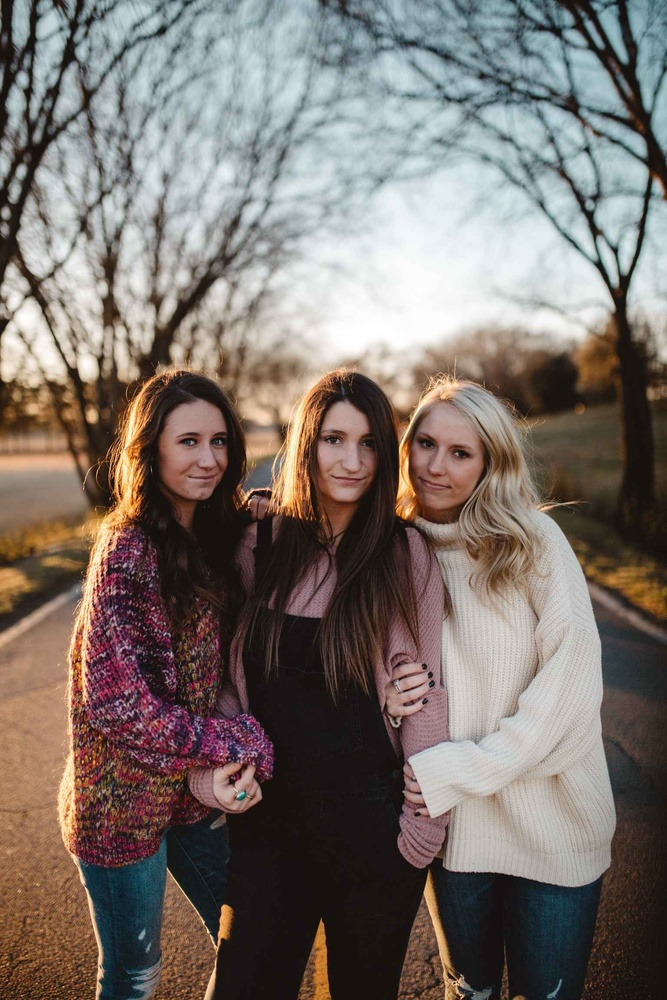
#> input picture ASG4/Assignment4_pic2.jpg, 667 x 1000 px, shrunk from 1536 x 2304 before the run, found by its file name
$ jupyter execute --allow-errors Assignment4.ipynb
#> lines starting #> are read from the running program, lines starting #| are printed output that depends on the picture; after the words box and inside, x2 and y2 are one past the last pixel; in counts of white or black regions, pixels touching at a corner belong together
# Assignment 4 Ian Feekes

The contents of this notebook function as the submission for Ian Feekes  (ifeekes@sandiego.edu) 916-333-9381. If this submission does not meet the expectations or requirements, please feel free to contact me and I will gratefully and expediently make necessary adjustments.

## Part 1- Feature extraction

### Initial Configuration and Exploration

[cell 1]
import cv2
import matplotlib.pyplot as plt
import numpy as np
import imutils
from google.colab.patches import cv2_imshow
from IPython.display import display, Javascript
from google.colab.output import eval_js
from base64 import b64decode

[cell 2]
from google.colab import drive
drive.mount('/content/drive', force_remount=True)

#> (a cell that did not finish here is left out)

### 1.a) SIFT

[cell 4]
#a- SIFT
sift = cv2.xfeatures2d.SIFT_create()
# Find detect and compute function and apply it on top of sift
#> (the rest of this cell did not finish here and is left out)

#### Sift Output Analysis

Scale Invariant Feature Transform (SIFT), extracts keypoints and computes its descriptors to extract distinct invariant features from an image.
```
original_keypoints, original_descriptor = sift.detectAndCompute( img_gray, None)
```
In the above call performed by the above cell, the keypoints are found for the entire grayscale image. These keypoint structures, which are the first return value of the function, contain meaningful data such as coordinates, meaningful neighborhood size, and an orientation angle.
```
result1 = cv2.drawKeypoints(img_rgb, original_keypoints, keypoints_with_size,
   flags = cv2.DRAW_MATCHES_FLAGS_DRAW_RICH_KEYPOINTS)
```
The above call to draw keypoints draws small circles on keypoint locations denoting their coordinates and meaningful neighborhood size.This is shown in the first image, on the left from the cell's output.
```
result2 = cv2.drawKeypoints(img_rgb, original_keypoints,keypoints_without_size, color = (0, 255, 0))
```
The avove call to draw keypoints draws keypoints simply with the output of SIFT keypoint localization - showing the keypoints directly on the image without orientation nor neighborhood.

### 1.b) FAST

[cell 5]
# b- FAST
fast = cv2.FastFeatureDetector_create()
# Find detect and compute function and apply it on top of fast
#> (the rest of this cell did not finish here and is left out)

#### FAST Output Analysis

Features from Accelerated Segment Test (FAST) was built to accomodate feature detection applications that need to optimize performance, particularly for corner detection.

The algorithm essentially looks at adjacent pixels for thresholding a given pixel if it has a certain number of neighbors with high contrast (whether this is lower or higher pixel values). The algorithm will determine that a pixel is a 'corner' if it has 'n' neighbors which meet contrasting from the given pixel by a certain threshold.

The difference between the picture on the left and the picture on the right, is that the picture on the right is set without non-maximal suppression, where fast.detect is called after the below line of code:
```
fast.setNonmaxSuppression(False)

```
Non-maximal suppression is a problem with FAST wherein multiple physically-adjacent interest points are captured, reducing the value of given keypoints. This is essentially where if there are two adjacent keypoints that are captured, their cumulative contrast with the adjacent 16 pixels are captured, and the one with smaller cumulative contrast is then discarded.

This is why the picture on the right without non-maximal suppression, appears to be full of keypoints to the point where you can't make out her eyes nor hair.

### 1.c) ORB

[cell 6]
# c- ORB
orb = cv2.ORB_create()
#> (the rest of this cell did not finish here and is left out)

#### ORB Output Analysis

Oriented FAST and Rotated BRIEF is very popular for its robustness and resistance to noise distortion. It essentially uses FAST (above) to detect keypoints, and then uses BRIEF to find corners and filter the keypoints based on these results.

Here, the image on the right with the original keypoints showing only their coordinates without their meaningful neighborhood size nor orientations. The result on the left which has the RICH_KEYPOINTS flag enabled, shows their orientation and neighborhood sizes, similar to the FAST output.

### 1.d) Finding the Matching Points

[cell 7]
#d- Finding the matching points
brute_force = cv2.BFMatcher(cv2.NORM_HAMMING, crossCheck = True)
#> (the rest of this cell did not finish here and is left out)

#### Matching Point Output Analysis

In the above cell, we declare a brute force matcher to detect keypoints between images with the NORM_HAMMING distance being used between points.
```
matches = brute_force.match(original_descriptor, query_descriptor)
```
In the line of code above, these matches are calculated by the brute force matcher object between keypoints computed in ORB above for the rgb and grayscale images
```
original_keypoints, original_descriptor = orb.detectAndCompute(img_rgb, None)
query_keypoints, query_descriptor = orb.detectAndCompute(img_gray, None)
```
The matches are then sorted and then displayed by the cv2 drawMatches call, wherein lines are drawn between the keypoints in both of the images to indicate the computed matches.

The purpose of matching these points can be used in object classification/identification models when dealing with objects that are scaled and oriented differently. While the above example only shows the keypoints computed between the same image, just with different color values, this very same application can be used for identifying keypoint mappings for finding a desired object in images like below:

## Part 2- Face recognition

[cell 8]
face_cascade = cv2.CascadeClassifier("/content/drive/MyDrive/Colab Notebooks/Image_Processing/ASG4/haarcascade_frontalface_default.xml")
eye_cascade = cv2.CascadeClassifier("/content/drive/MyDrive/Colab Notebooks/Image_Processing/ASG4/haarcascade_eye.xml")

img2Path = "/content/drive/MyDrive/Colab Notebooks/Image_Processing/ASG4/Assignment4_pic2.jpg"

img = cv2.imread(img2Path)
#> img is the input picture: shape (1000, 667, 3); mean B, G, R 106.5, 112.6, 122.2
gray = cv2.imread(img2Path, cv2.IMREAD_GRAYSCALE)
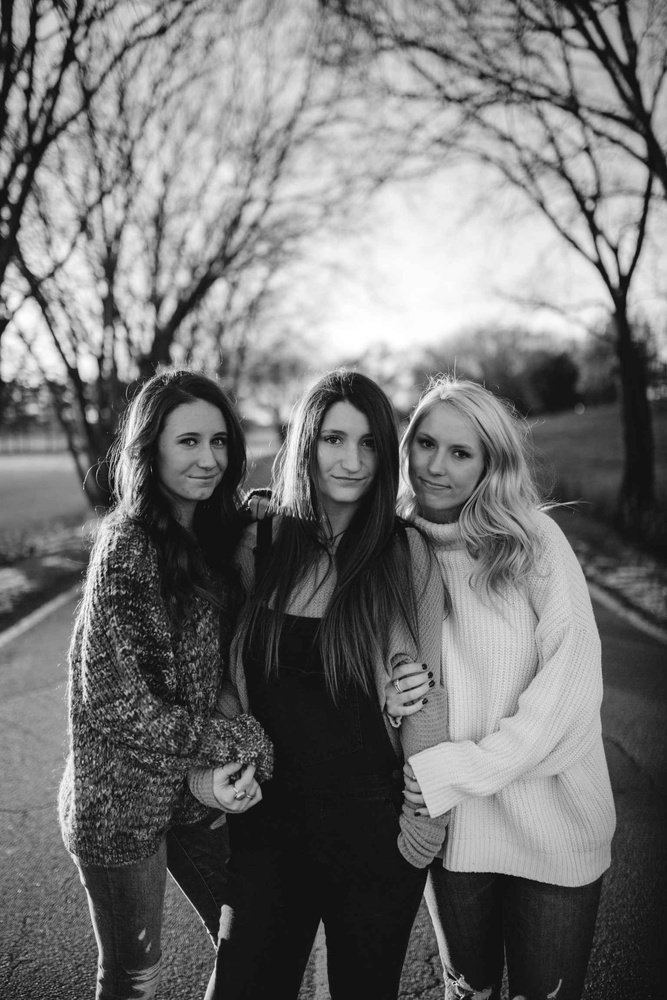
#> gray: shape (1000, 667); min 4, max 255, mean 114.8

faces = face_cascade.detectMultiScale(gray, 1.3, 5)
#> faces = [[155, 406, 90, 90], [398, 416, 90, 90], [303, 406, 94, 94]]

for (x,y,w,h) in faces:
    img1 = cv2.rectangle(img,(x, y),(x + w, y + h),(255,255,0),2)
    roi_gray = gray[y: y + h, x: x + w]
    roi_color = img[y: y + h, x: x + w]
    eyes = eye_cascade.detectMultiScale(roi_gray)
    for (ex, ey, ew, eh) in eyes:
        cv2.rectangle(roi_color,(ex, ey), (ex + ew, ey + eh), (0,255,0),2)
#> this loop made 3 passes
#> (x, y, w, h, eyes) on passes 1 to 3: (155, 406, 90, 90, [[22, 24, 25, 25], [52, 24, 22, 22]]), (398, 416, 90, 90, [[17, 16, 24, 24], [49, 26, 24, 24]]), (303, 406, 94, 94, [[18, 22, 24, 24], [53, 27, 22, 22]])
#> pass 1, `roi_color = img[y: y + h, x: x + w]`:
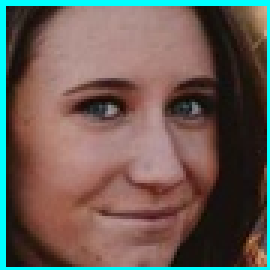
#> roi_color: shape (90, 90, 3) (shown 3 times larger); mean B, G, R 85.4, 92.7, 106.6
#> pass 2, `img1 = cv2.rectangle(img,(x, y),(x + w, y + h),(255,255,0),2)`:
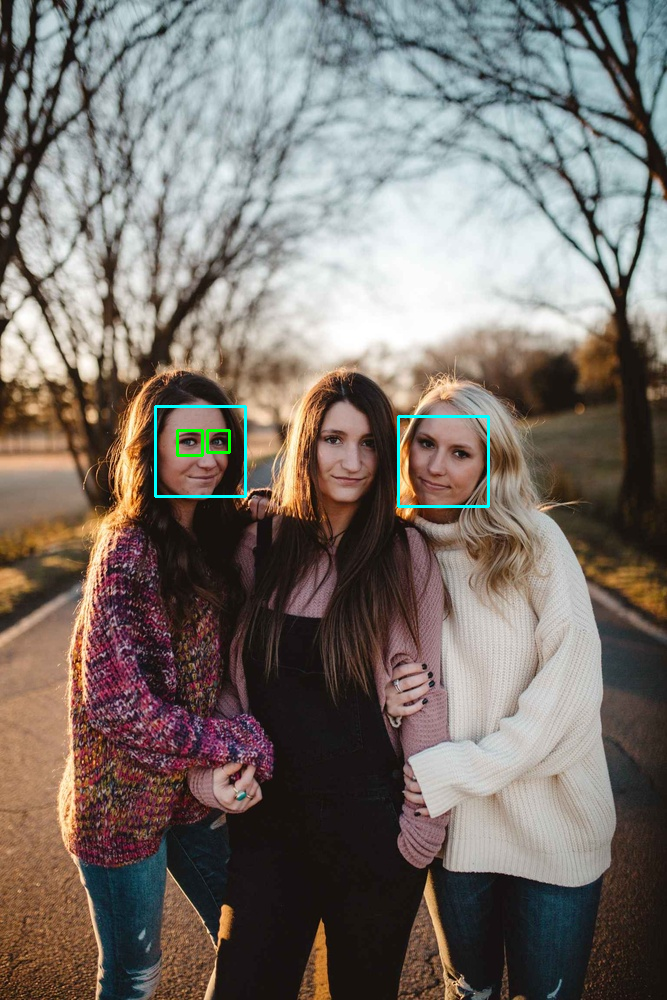
#> img1: shape (1000, 667, 3); mean B, G, R 107, 113.3, 121.7
#> after the loop: img: shape (1000, 667, 3); 0.72% of pixels changed, all inside (x1, y1, x2, y2) = (154, 405, 490, 508)
#> after the loop:
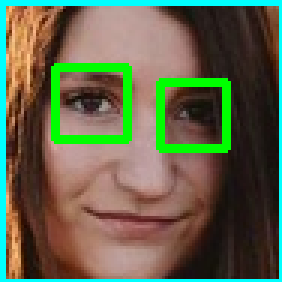
#> roi_color: shape (94, 94, 3) (shown 3 times larger); mean B, G, R 75.4, 101.3, 97.9
#> after the loop:
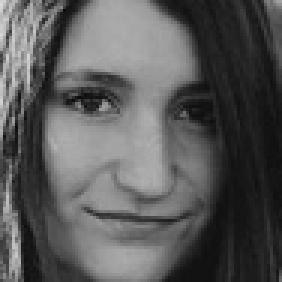
#> roi_gray: shape (94, 94) (shown 3 times larger); min 11, max 219, mean 89.1

cv2_imshow(img)

[cell 9]
#b- Working on webcam
#Function to activate your laptop cam. This function is compete and you don't need to do anything.
def take_photo(filename='photo.jpg', quality=0.8):
  js = Javascript('''
    async function takePhoto(quality) {
      const div = document.createElement('div');
      const capture = document.createElement('button');
      capture.textContent = 'Capture';
      div.appendChild(capture);

      const video = document.createElement('video');
      video.style.display = 'block';
      const stream = await navigator.mediaDevices.getUserMedia({video: true});

      document.body.appendChild(div);
      div.appendChild(video);
      video.srcObject = stream;
      await video.play();

      // Resize the output to fit the video element.
      google.colab.output.setIframeHeight(document.documentElement.scrollHeight, true);

      // Wait for Capture to be clicked.
      await new Promise((resolve) => capture.onclick = resolve);

      const canvas = document.createElement('canvas');
      canvas.width = video.videoWidth;
      canvas.height = video.videoHeight;
      canvas.getContext('2d').drawImage(video, 0, 0);
      stream.getVideoTracks()[0].stop();
      div.remove();
      return canvas.toDataURL('image/jpeg', quality);
    }
    ''')
  display(js)
  data = eval_js('takePhoto({})'.format(quality))
  binary = b64decode(data.split(',')[1])
  with open(filename, 'wb') as f:
    f.write(binary)
  return filename

#> (a cell that did not finish here is left out)

## Part 3- Parameter detection

[cell 11]
lowerBound=np.array([170,100,80])
upperBound=np.array([180,256,256])

#cam= cv2.VideoCapture(0)
kernelOpen=np.ones((5,5))
kernelClose=np.ones((20,20))

font = cv2.FONT_HERSHEY_SIMPLEX
#> font = 0

img=cv2.imread('/content/drive/MyDrive/Colab Notebooks/Image_Processing/ASG4/apple.jpg')
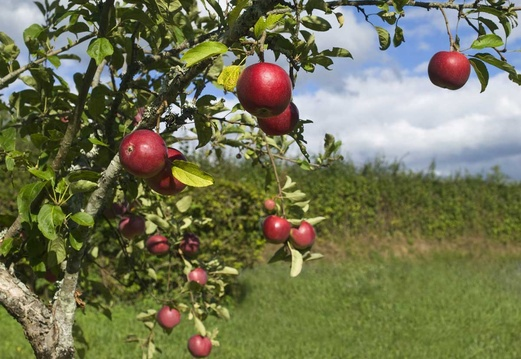
#> input picture ASG4/apple.jpg, 521 x 359 px, shrunk from 1200 x 828 before the run, found by its file name
#> img is the input picture: shape (359, 521, 3); mean B, G, R 83.8, 116.6, 113.9

#convert BGR to HSV
imgHSV= cv2.cvtColor(img, cv2.COLOR_BGR2HSV)
#> imgHSV: shape (359, 521, 3); mean H, S, V 51.6, 114.3, 125.3
# Show this image
cv2_imshow(img)
cv2_imshow(imgHSV)

# create the Mask
mask=cv2.inRange(imgHSV,lowerBound,upperBound)
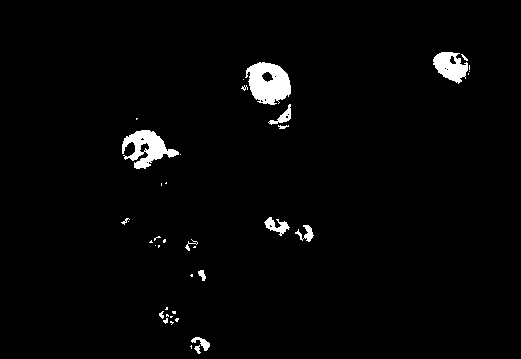
#> mask: shape (359, 521); 2.2% white; 39 white regions (26 under 20 px), largest, box (x1, y1, x2, y2) and area: (245, 62, 291, 105) 1350, (122, 130, 179, 169) 1080, (433, 52, 468, 84) 694
#morphology
maskOpen=cv2.morphologyEx(mask,cv2.MORPH_OPEN,kernelOpen)
#> maskOpen: shape (359, 521); 1.7% white; 10 white regions, largest, box (x1, y1, x2, y2) and area: (249, 63, 291, 104) 1273, (124, 130, 167, 168) 889, (434, 52, 468, 82) 607
maskClose=cv2.morphologyEx(maskOpen,cv2.MORPH_CLOSE,kernelClose)
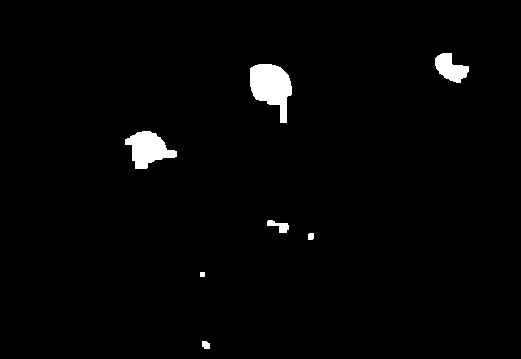
#> maskClose: shape (359, 521); 1.9% white; 7 white regions

maskFinal=maskClose
conts,h=cv2.findContours(maskFinal.copy(),cv2.RETR_EXTERNAL,cv2.CHAIN_APPROX_NONE)
#> conts = 7 contours, 1 with area under 20; largest, box (x1, y1, x2, y2) and area: (250, 64, 292, 123) 1456, (125, 131, 177, 169) 1069, (435, 53, 469, 83) 562, (267, 220, 289, 233) 118, (202, 341, 210, 349) 42, (308, 233, 314, 240) 29; h = [[1, -1, -1, -1], [2, 0, -1, -1], [3, 1, -1, -1], [4, 2, -1, -1], [5, 3, -1, -1], [6, 4, -1, -1], [-1, 5, -1, -1]]

cv2.drawContours(img,conts,-1,(255,0,0),1)
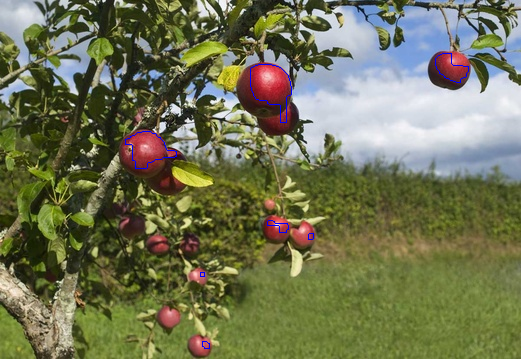
#> img: shape (359, 521, 3); 0.28% of pixels changed, all inside (x1, y1, x2, y2) = (125, 53, 469, 349)
for i in range(len(conts)):
    x,y,w,h=cv2.boundingRect(conts[i])
    cv2.rectangle(img,(x,y),(x+w,y+h),(0,0,255), 2)
    cv2.putText(img, str(i+1),(x,y+h),cv2.FONT_HERSHEY_SIMPLEX,0.7,(0,255,0))
#> this loop made 7 passes
#> (x, y, w, h) on passes 1 to 7: (202, 341, 8, 8), (200, 272, 5, 5), (308, 233, 6, 7), (267, 220, 22, 13), (125, 131, 52, 38), (250, 64, 42, 59), (435, 53, 34, 30)
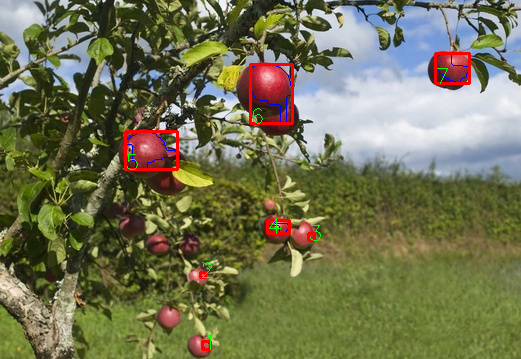
#> img: shape (359, 521, 3); 1.14% of pixels changed, all inside (x1, y1, x2, y2) = (124, 52, 471, 351)

cv2_imshow(maskClose)
cv2_imshow(maskOpen)
cv2_imshow(mask)
cv2_imshow(img)

[cell 12]
print( 'There were ', len(conts),' apples in this picture') #Print number of apples
#| There were  7  apples in this picture
# There were truly closer to 17/18 apples in the pictures and a lot of these were false positives as well looking at 4 and g, and 6, 8, and 9
